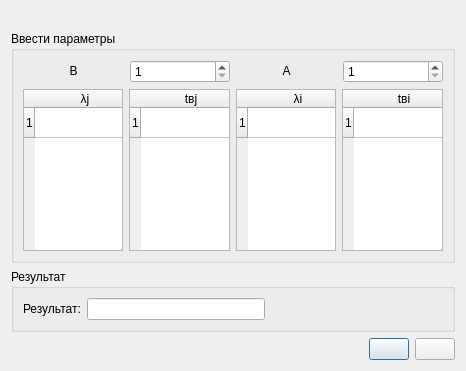
<?xml version="1.0" encoding="UTF-8"?>
<ui version="4.0">
 <class>ost83_ready</class>
 <widget class="QDialog" name="ost83_ready">
  <property name="geometry">
   <rect>
    <x>0</x>
    <y>0</y>
    <width>466</width>
    <height>371</height>
   </rect>
  </property>
  <property name="windowTitle">
   <string>Dialog</string>
  </property>
  <layout class="QGridLayout" name="gridLayout_3">
   <item row="0" column="0">
    <widget class="QLabel" name="label_3">
     <property name="text">
      <string/>
     </property>
    </widget>
   </item>
   <item row="1" column="0">
    <widget class="QGroupBox" name="groupBox">
     <property name="title">
      <string>Ввести параметры</string>
     </property>
     <layout class="QGridLayout" name="gridLayout">
      <item row="0" column="0">
       <layout class="QVBoxLayout" name="verticalLayout_2">
        <item>
         <layout class="QHBoxLayout" name="horizontalLayout_2">
          <item>
           <widget class="QLabel" name="label_2">
            <property name="text">
             <string>&lt;html&gt;&lt;head/&gt;&lt;body&gt;&lt;p align=&quot;center&quot;&gt;B&lt;/p&gt;&lt;/body&gt;&lt;/html&gt;</string>
            </property>
           </widget>
          </item>
          <item>
           <widget class="QSpinBox" name="spinBox_B">
            <property name="minimum">
             <number>1</number>
            </property>
           </widget>
          </item>
         </layout>
        </item>
        <item>
         <layout class="QHBoxLayout" name="horizontalLayout_5">
          <item>
           <widget class="QTableWidget" name="tableWidget_lambda_j">
            <property name="rowCount">
             <number>1</number>
            </property>
            <attribute name="horizontalHeaderCascadingSectionResizes">
             <bool>false</bool>
            </attribute>
            <attribute name="horizontalHeaderShowSortIndicator" stdset="0">
             <bool>false</bool>
            </attribute>
            <attribute name="horizontalHeaderStretchLastSection">
             <bool>true</bool>
            </attribute>
            <attribute name="verticalHeaderCascadingSectionResizes">
             <bool>false</bool>
            </attribute>
            <attribute name="verticalHeaderShowSortIndicator" stdset="0">
             <bool>false</bool>
            </attribute>
            <attribute name="verticalHeaderStretchLastSection">
             <bool>false</bool>
            </attribute>
            <row/>
            <column>
             <property name="text">
              <string>λj</string>
             </property>
            </column>
           </widget>
          </item>
          <item>
           <widget class="QTableWidget" name="tableWidget_lambda_tv_j">
            <property name="rowCount">
             <number>1</number>
            </property>
            <attribute name="horizontalHeaderCascadingSectionResizes">
             <bool>false</bool>
            </attribute>
            <attribute name="horizontalHeaderShowSortIndicator" stdset="0">
             <bool>false</bool>
            </attribute>
            <attribute name="horizontalHeaderStretchLastSection">
             <bool>true</bool>
            </attribute>
            <attribute name="verticalHeaderCascadingSectionResizes">
             <bool>false</bool>
            </attribute>
            <attribute name="verticalHeaderShowSortIndicator" stdset="0">
             <bool>false</bool>
            </attribute>
            <attribute name="verticalHeaderStretchLastSection">
             <bool>false</bool>
            </attribute>
            <row/>
            <column>
             <property name="text">
              <string>tвj</string>
             </property>
            </column>
           </widget>
          </item>
         </layout>
        </item>
       </layout>
      </item>
      <item row="0" column="1">
       <layout class="QVBoxLayout" name="verticalLayout">
        <item>
         <layout class="QHBoxLayout" name="horizontalLayout">
          <item>
           <widget class="QLabel" name="label">
            <property name="text">
             <string>&lt;html&gt;&lt;head/&gt;&lt;body&gt;&lt;p align=&quot;center&quot;&gt;A&lt;/p&gt;&lt;/body&gt;&lt;/html&gt;</string>
            </property>
           </widget>
          </item>
          <item>
           <widget class="QSpinBox" name="spinBox_A">
            <property name="minimum">
             <number>1</number>
            </property>
           </widget>
          </item>
         </layout>
        </item>
        <item>
         <layout class="QHBoxLayout" name="horizontalLayout_4">
          <item>
           <widget class="QTableWidget" name="tableWidget_lambda_i">
            <property name="rowCount">
             <number>1</number>
            </property>
            <attribute name="horizontalHeaderShowSortIndicator" stdset="0">
             <bool>false</bool>
            </attribute>
            <attribute name="horizontalHeaderStretchLastSection">
             <bool>true</bool>
            </attribute>
            <attribute name="verticalHeaderStretchLastSection">
             <bool>false</bool>
            </attribute>
            <row/>
            <column>
             <property name="text">
              <string>λi</string>
             </property>
            </column>
           </widget>
          </item>
          <item>
           <widget class="QTableWidget" name="tableWidget_lambda_tv_i">
            <property name="rowCount">
             <number>1</number>
            </property>
            <attribute name="horizontalHeaderStretchLastSection">
             <bool>true</bool>
            </attribute>
            <attribute name="verticalHeaderStretchLastSection">
             <bool>false</bool>
            </attribute>
            <row/>
            <column>
             <property name="text">
              <string>tвi</string>
             </property>
            </column>
           </widget>
          </item>
         </layout>
        </item>
       </layout>
      </item>
     </layout>
    </widget>
   </item>
   <item row="2" column="0">
    <widget class="QGroupBox" name="groupBox_2">
     <property name="title">
      <string>Результат</string>
     </property>
     <layout class="QGridLayout" name="gridLayout_2">
      <item row="0" column="0">
       <layout class="QHBoxLayout" name="horizontalLayout_3">
        <item>
         <widget class="QLabel" name="label_4">
          <property name="text">
           <string>Результат:</string>
          </property>
         </widget>
        </item>
        <item>
         <widget class="QLineEdit" name="lineEdit"/>
        </item>
        <item>
         <spacer name="horizontalSpacer_2">
          <property name="orientation">
           <enum>Qt::Horizontal</enum>
          </property>
          <property name="sizeHint" stdset="0">
           <size>
            <width>40</width>
            <height>20</height>
           </size>
          </property>
         </spacer>
        </item>
       </layout>
      </item>
     </layout>
    </widget>
   </item>
   <item row="3" column="0">
    <layout class="QHBoxLayout" name="horizontalLayout_6">
     <item>
      <spacer name="horizontalSpacer">
       <property name="orientation">
        <enum>Qt::Horizontal</enum>
       </property>
       <property name="sizeHint" stdset="0">
        <size>
         <width>40</width>
         <height>20</height>
        </size>
       </property>
      </spacer>
     </item>
     <item>
      <widget class="QPushButton" name="pushButton_2">
       <property name="text">
        <string/>
       </property>
       <property name="icon">
        <iconset resource="img.qrc">
         <normaloff>:/img/img/Без названия.png</normaloff>:/img/img/Без названия.png</iconset>
       </property>
      </widget>
     </item>
     <item>
      <widget class="QPushButton" name="pushButton">
       <property name="text">
        <string/>
       </property>
       <property name="icon">
        <iconset resource="img.qrc">
         <normaloff>:/img/img/strelka.png</normaloff>:/img/img/strelka.png</iconset>
       </property>
      </widget>
     </item>
    </layout>
   </item>
  </layout>
 </widget>
 <resources>
  <include location="img.qrc"/>
 </resources>
 <connections/>
</ui>
